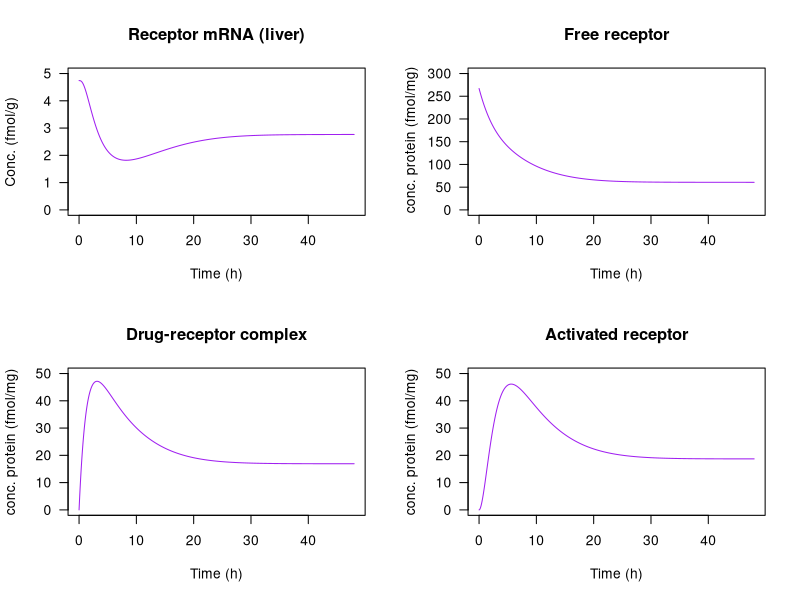

This chart was generated by the following R code:
## ---- chunk 1
knitr::opts_chunk$set(echo = TRUE)
## ---- chunk 2
#knitr::include_graphics('example.png')
## ---- chunk 3
library(deSolve)

parameters <- c(ks_rm = 2.90,
                IC50_rm = 26.2,
                kon = 0.00329,
                kt = 0.63,
                kre = 0.57,
                Rf = 0.49,
                kd_r = 0.0572,
                kd_rm = 0.612,
                ks_r = 3.22,
                D = 20*1000/374.471)

state <- c(MRNAr = 4.74,
           R = 267,
           DR = 0,
           DRn = 0)

Gluco <- function(t, state, parameters) {
  with(as.list(c(state, parameters)),{
    # rate of change
    dMRNAr <- ks_rm * (1 - DRn/(IC50_rm + DRn)) - kd_rm * MRNAr
    dR <- ks_r * MRNAr + Rf * kre * DRn - kon * D * R - kd_r * R
    dDR <- kon * D * R - kt * DR
    dDRn <- kt * DR - kre * DRn
    
    # return the rate of change
    list(c(dMRNAr, dR, dDR, dDRn))
  }) # end with(as.list ...
}

times <- seq(0, 48, by = 0.01)


out <- ode(y = state, times = times, func = Gluco, parms = parameters)
head(out)

par(las=1)
plot(out, xlab = "Time (h)", 
     ylab = c("Conc. (fmol/g)", " conc. protein (fmol/mg)", "conc. protein (fmol/mg)", "conc. protein (fmol/mg)"), 
     main = c("Receptor mRNA (liver)", "Free receptor", "Drug-receptor complex", "Activated receptor"),
     col="purple", ylim = list(c(0,5), c(0,300), c(0,50), c(0,50)))
# 0-5, 0-300, 0-50, 0-50
## ---- chunk 4
#plot(out)
#code to generate figures with title, subscripts, legenda etc
